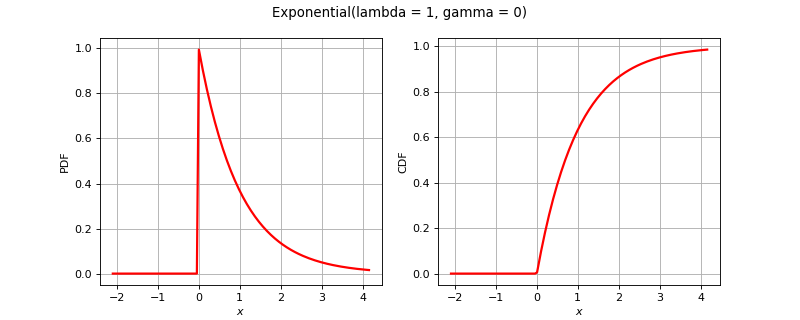

Write the Python code that produced this figure.
import openturns as ot
from matplotlib import pyplot as plt
from openturns.viewer import View
title = None
if ot.Exponential().__class__.__name__ == 'Bernoulli':
    distribution = ot.Bernoulli(0.7)
elif ot.Exponential().__class__.__name__ == 'Binomial':
    distribution = ot.Binomial(5, 0.2)
elif ot.Exponential().__class__.__name__ == 'Hypergeometric':
    distribution = ot.Hypergeometric(10, 4, 7)
elif ot.Exponential().__class__.__name__ == 'CumulativeDistributionNetwork':
    coll = [ot.Normal(2),ot.Dirichlet([0.5, 1.0, 1.5])]
    distribution = ot.CumulativeDistributionNetwork(coll, ot.BipartiteGraph([[0,1], [0,1]]))
elif ot.Exponential().__class__.__name__ == 'Histogram':
    distribution = ot.Histogram([-1.0, 0.5, 1.0, 2.0], [0.45, 0.4, 0.15])
elif ot.Exponential().__class__.__name__ == 'KernelMixture':
    kernel = ot.Uniform()
    sample = ot.Normal().getSample(5)
    bandwith = [1.0]
    distribution = ot.KernelMixture(kernel, bandwith, sample)
elif ot.Exponential().__class__.__name__ == 'MaximumDistribution':
    coll = [ot.Uniform(2.5, 3.5), ot.LogUniform(1.0, 1.2), ot.Triangular(2.0, 3.0, 4.0)]
    distribution = ot.MaximumDistribution(coll)
elif ot.Exponential().__class__.__name__ == 'Multinomial':
    distribution = ot.Multinomial(5, [0.2])
elif ot.Exponential().__class__.__name__ == 'RandomMixture':
    coll = [ot.Triangular(0.0, 1.0, 5.0), ot.Uniform(-2.0, 2.0)]
    weights = [0.8, 0.2]
    cst = 3.0
    distribution = ot.RandomMixture(coll, weights, cst)
elif ot.Exponential().__class__.__name__ == 'TruncatedDistribution':
    distribution = ot.TruncatedDistribution(ot.Normal(2.0, 1.5), 1.0, 4.0)
elif ot.Exponential().__class__.__name__ == 'UserDefined':
    distribution = ot.UserDefined([[1.0], [2.0], [3.0]], [0.4, 0.5, 1.0])
elif ot.Exponential().__class__.__name__ == 'ZipfMandelbrot':
    distribution = ot.ZipfMandelbrot(10, 2.5, 0.3)
elif ot.Exponential().__class__.__name__ == 'Normal':
    cov = ot.CovarianceMatrix([[1.0, -0.5], [-0.5, 1.0]])
    distribution = ot.Normal([0.0, 0.0], cov)
    title = "Normal dist. with correlation coefficient {}".format(cov[0, 1])
else:
    distribution = ot.Exponential()

dimension = distribution.getDimension()
if title is None:
    title = str(distribution)[:100].split('\n')[0]
if dimension == 1:
    distribution.setDescription(['$x$'])
    pdf_graph = distribution.drawPDF()
    cdf_graph = distribution.drawCDF()
    fig = plt.figure(figsize=(10, 4))
    pdf_axis = fig.add_subplot(121)
    cdf_axis = fig.add_subplot(122)
    View(pdf_graph, figure=fig, axes=[pdf_axis], add_legend=False)
    View(cdf_graph, figure=fig, axes=[cdf_axis], add_legend=False)
    fig.suptitle(title)
elif dimension == 2:
    grid = ot.GridLayout(1, 2)
    pdf_graph = distribution.drawPDF()
    pdf_graph.setLegends([''])
    cdf_graph = distribution.drawCDF()
    cdf_graph.setLegends([''])
    grid.setGraph(0, 0, pdf_graph)
    grid.setGraph(0, 1, cdf_graph)
    grid.setTitle(title)
    fig = View(grid).getFigure()
    fig.axes[0].set_title('PDF')
    fig.axes[1].set_title('CDF')
